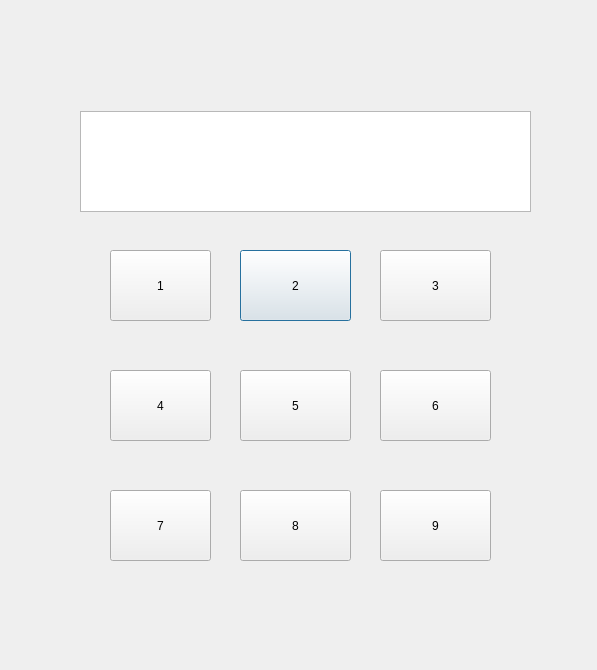
<?xml version="1.0" encoding="UTF-8"?>
<ui version="4.0">
 <class>Dialog</class>
 <widget class="QDialog" name="Dialog">
  <property name="geometry">
   <rect>
    <x>0</x>
    <y>0</y>
    <width>597</width>
    <height>670</height>
   </rect>
  </property>
  <property name="windowTitle">
   <string>Dialog</string>
  </property>
  <widget class="QPushButton" name="pushButton">
   <property name="geometry">
    <rect>
     <x>240</x>
     <y>250</y>
     <width>111</width>
     <height>71</height>
    </rect>
   </property>
   <property name="text">
    <string>2</string>
   </property>
  </widget>
  <widget class="QPushButton" name="ewt">
   <property name="geometry">
    <rect>
     <x>110</x>
     <y>250</y>
     <width>101</width>
     <height>71</height>
    </rect>
   </property>
   <property name="text">
    <string>1</string>
   </property>
  </widget>
  <widget class="QPushButton" name="pushButton_2">
   <property name="geometry">
    <rect>
     <x>110</x>
     <y>370</y>
     <width>101</width>
     <height>71</height>
    </rect>
   </property>
   <property name="text">
    <string>4</string>
   </property>
  </widget>
  <widget class="QPushButton" name="pushButton_3">
   <property name="geometry">
    <rect>
     <x>380</x>
     <y>250</y>
     <width>111</width>
     <height>71</height>
    </rect>
   </property>
   <property name="text">
    <string>3</string>
   </property>
  </widget>
  <widget class="QTableView" name="tableView">
   <property name="geometry">
    <rect>
     <x>80</x>
     <y>111</y>
     <width>451</width>
     <height>101</height>
    </rect>
   </property>
  </widget>
  <widget class="QPushButton" name="pushButton_4">
   <property name="geometry">
    <rect>
     <x>240</x>
     <y>370</y>
     <width>111</width>
     <height>71</height>
    </rect>
   </property>
   <property name="text">
    <string>5</string>
   </property>
  </widget>
  <widget class="QPushButton" name="pushButton_5">
   <property name="geometry">
    <rect>
     <x>380</x>
     <y>370</y>
     <width>111</width>
     <height>71</height>
    </rect>
   </property>
   <property name="text">
    <string>6</string>
   </property>
  </widget>
  <widget class="QPushButton" name="pushButton_6">
   <property name="geometry">
    <rect>
     <x>110</x>
     <y>490</y>
     <width>101</width>
     <height>71</height>
    </rect>
   </property>
   <property name="text">
    <string>7</string>
   </property>
  </widget>
  <widget class="QPushButton" name="pushButton_7">
   <property name="geometry">
    <rect>
     <x>240</x>
     <y>490</y>
     <width>111</width>
     <height>71</height>
    </rect>
   </property>
   <property name="text">
    <string>8</string>
   </property>
  </widget>
  <widget class="QPushButton" name="pushButton_8">
   <property name="geometry">
    <rect>
     <x>380</x>
     <y>490</y>
     <width>111</width>
     <height>71</height>
    </rect>
   </property>
   <property name="text">
    <string>9</string>
   </property>
  </widget>
 </widget>
 <resources/>
 <connections/>
</ui>
